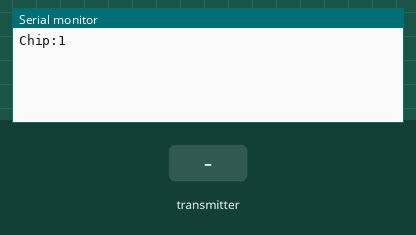
Simulated run of this sketch. Board: Arduino Uno, built with avr-gcc and run on an emulated ATmega328P. Shown: the last lines printed to the serial monitor. The test bench sets the inputs (shaded band). No radio packets arrive unless stated.

Above: at 1.3 s.
1.4 s: the transmitter starts sending num.0 = 0
At 1.47 s:
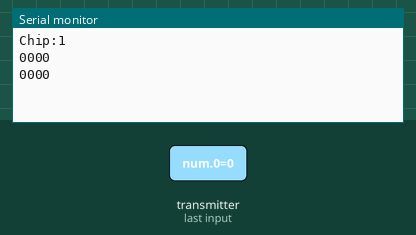
3.3 s: the transmitter starts sending num.1 = 256
At 3.37 s:
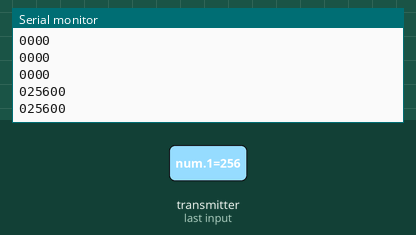
4.8 s: the transmitter starts sending num.2 = 256
At 4.87 s:
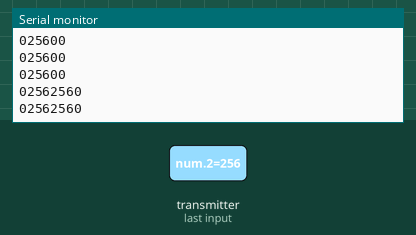
6.3 s: the transmitter starts sending num.3 = 256
At 6.37 s:
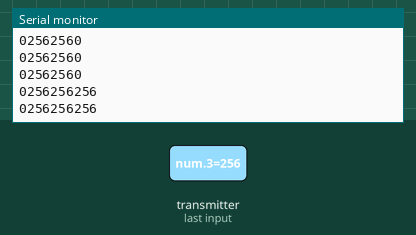
7.8 s: the transmitter starts sending num.0 = 256
At 7.87 s:
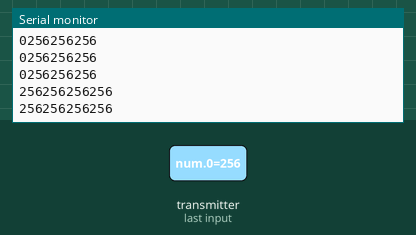
9.3 s: the transmitter starts sending num.1 = 0
At 9.37 s:
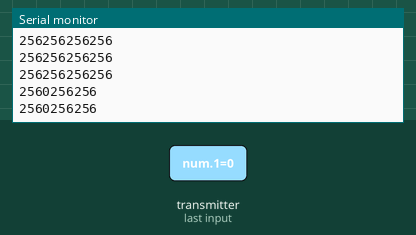
Timing chart, 0 to 11.8 s (numbered marks = the images above; inputs shaded):
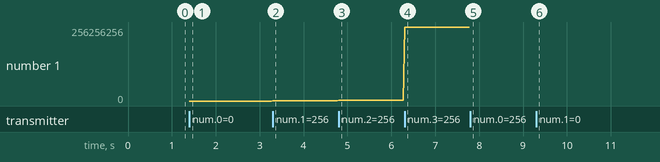

The sketch:

Transmission_Test.ino
```cpp
#include <SPI.h>
#include <nRF24L01.h>
#include <RF24.h>

#define CE_PIN 8
#define CSN_PIN 7

RF24 radio(CE_PIN, CSN_PIN); // CE, CSN

const byte address[6] = "00001";

int num[4] = {0};

void setup() {

  pinMode(CE_PIN, OUTPUT);
  pinMode(CSN_PIN, OUTPUT);
  digitalWrite(CE_PIN, LOW);   // CE low until configured
  digitalWrite(CSN_PIN, HIGH); // CSN high (not selected)

  Serial.begin(9600);
  radio.begin();
  delay(100);
  radio.openReadingPipe(0, address);
  radio.setDataRate(RF24_1MBPS);
  radio.setPALevel(RF24_PA_MIN);
  radio.setChannel(76);
  radio.startListening();
  Serial.print("Chip:");
  Serial.println(radio.isChipConnected());
}

void loop() {
  if (radio.available()) {
    radio.read(num, sizeof(num));
    Serial.print(num[0]);
    Serial.print(num[1]);
    Serial.print(num[2]);
    Serial.println(num[3]);
  }
}
```

Measured:
- after the input at 1.4 s, the serial monitor: prints a new line at once (image 1)
- after the input at 3.3 s, the serial monitor: prints a new line at once (image 2)
- after the input at 4.8 s, the serial monitor: prints a new line at once (image 3)
- after the input at 6.3 s, the serial monitor: prints a new line at once (image 4)
- after the input at 7.8 s, the serial monitor: prints a new line at once (image 5)
- after the input at 9.3 s, the serial monitor: prints a new line at once (image 6)
- plotted number 1: 0 → 25600 after the input at 3.3 s, 25600 → 2562560 after the input at 4.8 s, 2562560 → 256256256 after the input at 6.3 s
